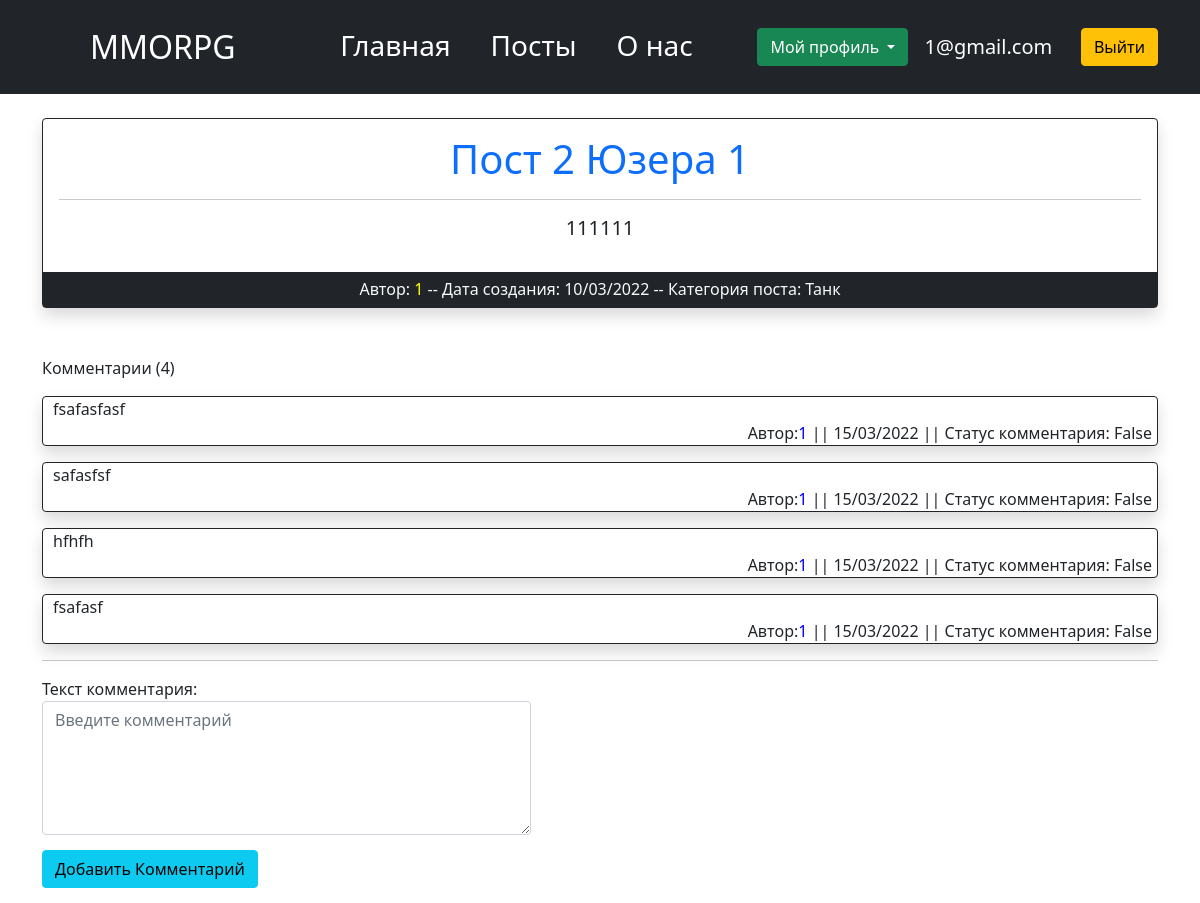
The page /posts/31/ (signed in) on the database as committed earlier.
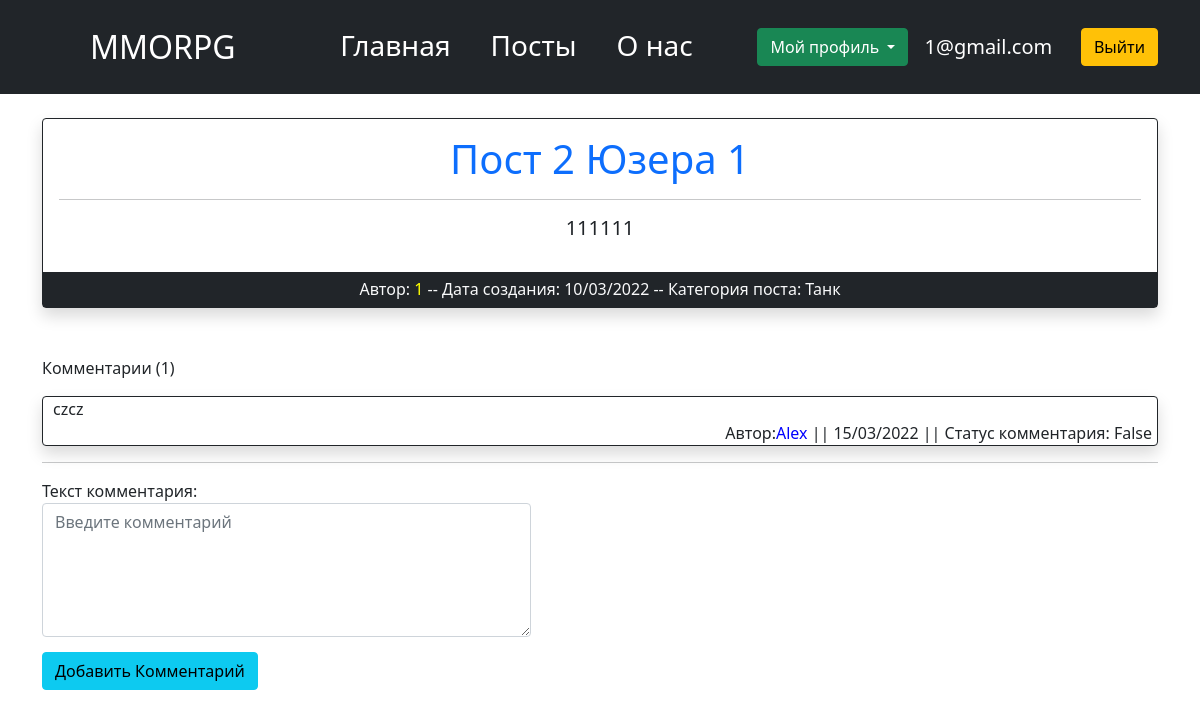
The same page on the database as committed later.
### news/models.py (models this page shows, shortened)
class Post(models.Model):
    Tank = 'Танк'
    Heal = 'Хиллы'
    DD = 'ДД'
    SELLERS = 'Торговцы'
    GILDMASTERS = 'Гилдмастеры'
    KVESTGRS = 'Квестгиверы'
    BLACKSMITHS = 'Кузнецы'
    LEATHERWRKS = 'Кожевники'
    CHEMISTS = 'Зельевары'
    SPELLMASTERS = 'Мастера Заклинаний'
    CATEGORY_CHOICES = [
        (Tank, 'Танк'),
        (Heal, 'Хиллы'),
        (DD, 'ДД'),
        (SELLERS, 'Торговцы'),
        (GILDMASTERS, 'Гилдмастеры'),
        (KVESTGRS, 'Квестгиверы'),
        (BLACKSMITHS, 'Кузнецы'),
        (LEATHERWRKS, 'Кожевники'),
        (CHEMISTS, 'Зельевары'),
        (SPELLMASTERS, 'Мастера Заклинаний')
    ]
    title = models.CharField(unique=True,
                             max_length=128,
                             verbose_name='Название'
                             )
    text = models.TextField(verbose_name='131')
    date_creation = models.DateTimeField(auto_now_add=True)
    category = models.CharField(choices=CATEGORY_CHOICES,
                                default='Tank',
                                verbose_name='Категория',
                                max_length=18
                                )
    author = models.ForeignKey(User,
                               on_delete=models.CASCADE,
                               verbose_name='Автор'
                               )
    rating = models.IntegerField(default=0)
    class Meta:
        verbose_name = 'Пост'
        verbose_name_plural = 'Посты'

class Comment(models.Model):
    user_comment = models.ForeignKey(User,
                                     on_delete=models.CASCADE,
                                     verbose_name='Автор комментария')
    text_comment = models.TextField(verbose_name='Текст коммента')
    post_comment = models.ForeignKey(Post,
                                     on_delete=models.CASCADE,
                                     related_name='comments_posts',
                                     verbose_name='Комментируемый пост')
    time_comment = models.DateTimeField(auto_now_add=True,
                                        verbose_name='Дата комментария')
    status_comment = models.BooleanField(verbose_name='Статус коммента',
                                         default=False,
                                        )
    objects = StatusComments()
    class Meta:
        verbose_name = 'Комментарий'
        verbose_name_plural = 'Комментарии'

### news/views.py (the view, shortened to what this page needs)
# urls.py: path('<int:pk>/', PostDetail.as_view(), name='post_detail'),
class PostDetail(LoginRequiredMixin, SuccessMessageMixin, DetailView, FormMixin ):
    model = Post
    template_name = 'MMORPG/post_detail.html'
    context_object_name = 'post'
    form_class = CommentForm
    success_msg = 'Комментарий успешно создан, ожидайте модерации'
    def post(self, request, *args, **kwargs):
        form = self.get_form()
        if form.is_valid():
            return self.form_valid(form)
        else:
            return self.form_invalid(form)

### news/forms.py
class CommentForm(ModelForm):
    text_comment = CharField(widget=Textarea(attrs={'class': 'form-control', 'placeholder': 'Введите комментарий', 'rows': 5}),
                     label='Текст комментария'
                     )
    class Meta:
        model = Comment
        fields = ['text_comment']

### news/models.py (called while the page is built)
    def get_queryset(self):
        return super().get_queryset().filter(Q(status_comment=False, user_comment=get_current_user()) |
                                             Q(status_comment=False, post_comment__author=get_current_user()) |
                                             Q(status_comment=True)
                                             )

### templates/MMORPG/post_detail.html (shortened to what this page needs)
{% extends 'MMORPG/flatpages/default.html' %}
{% block content %}
  <div class="card border-dark mb-5 mt-4 mb-3 shadow bg-body rounded" style="max-width: 80rem;">
    <div class="card-body text-dark">
      <h5 class="card-title display-6">
        <a href="{% url 'post_detail' post.id %}" style="text-decoration: none;">
          {{post.title}}
        </a>
      </h5>
      <hr>
      <p class="card-text"><h5>{{post.text|safe}}</h5></p>
    </div>
    <div class="card-header h6 bg-dark text-center text-light " style='border-bottom: 0px;'>
      Автор: <font color="yellow">{{ post.author }} </font> --
      Дата создания: {{ post.date_creation|date:'d/m/Y' }} --
      Категория поста: {{ post.category }}
    </div>
  </div>
  <p style="text-align:left"> Комментарии ({{post.comments_posts.all.count }}) </p>
  {% for comment in post.comments_posts.all %}
    <div class="card border-dark mb-1 mt-1 mb-3 shadow rounded " style="text-align:left; padding-left: 10px;">
        {{comment.text_comment}} <br>
        <nobr style="text-align:right; padding-right:5px">
            Автор:<font color="blue">{{comment.user_comment}}</font>
            || {{comment.time_comment|date:'d/m/Y'}}
            || Статус комментария: {{comment.status_comment}}
        </nobr>
    </div>
  {% endfor %}
  <hr>
  </div>
  <div style="width: 45%">
    <form action="" method="POST">
      {{ form }}
      <input type="submit" value="Добавить Комментарий" class="btn btn-info" style="margin: 15px 0px">
    </form>
  </div>
{% endblock content %}

Rows that differ between the two databases and show on the page:
removed Comment: text_comment "fsafasfasf", user_comment "1", time_comment "15/03/2022", status_comment "False"
removed Comment: text_comment "safasfsf", user_comment "1", time_comment "15/03/2022", status_comment "False"
removed Comment: text_comment "hfhfh", user_comment "1", time_comment "15/03/2022", status_comment "False"
removed Comment: text_comment "fsafasf", user_comment "1", time_comment "15/03/2022", status_comment "False"
computed for Post "Пост 2 Юзера 1": comments_posts.all.count "4" → "1"
now on this page (row edited): Comment: text_comment "czcz", user_comment "Alex", time_comment "15/03/2022", status_comment "False"
